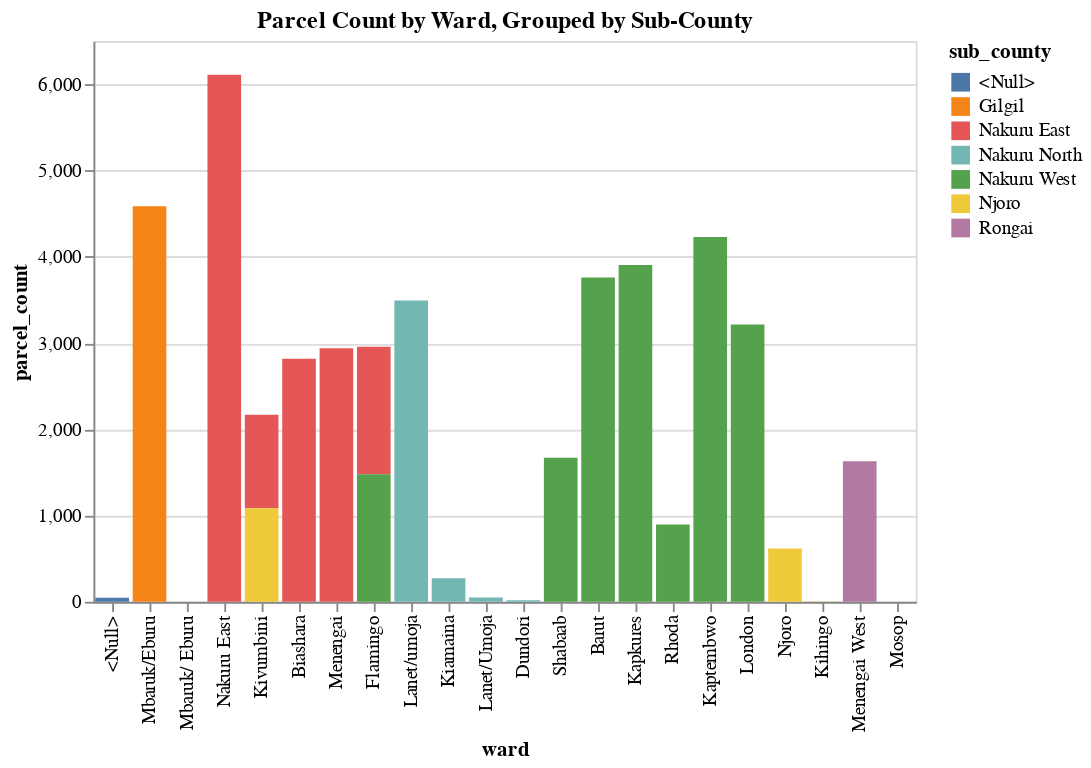

Notebook code cell kept with this figure:
### Code cell
ward_counts = gdf['ward'].value_counts().reset_index()
ward_counts.columns = ['ward', 'parcel_count']

ward_subcounty_mapping = gdf[['ward', 'sub_county']].drop_duplicates()
ward_counts_with_subcounty = ward_counts.merge(ward_subcounty_mapping, on='ward', how='left')
ward_counts_sorted = ward_counts_with_subcounty.sort_values(by='sub_county')


chart = alt.Chart(ward_counts_sorted).mark_bar().encode(
    x=alt.X('ward', sort=alt.EncodingSortField(field='sub_county', order='ascending')),
    y='parcel_count',
    color='sub_county',
    tooltip=['ward', 'parcel_count', 'sub_county']
).properties(
    title='Parcel Count by Ward, Grouped by Sub-County'
)
chart

### Figure 1 — Vega-Lite specification as saved in the notebook (floating-point values rounded to 4 significant figures)
{"config": {"view": {"continuousWidth": 300, "continuousHeight": 300}}, "data": {"name": "data-70ae1e7f48e4d179d6ddb95e057e3389"}, "mark": {"type": "bar"}, "encoding": {"color": {"field": "sub_county", "type": "nominal"}, "tooltip": [{"field": "ward", "type": "nominal"}, {"field": "parcel_count", "type": "quantitative"}, {"field": "sub_county", "type": "nominal"}], "x": {"field": "ward", "sort": {"field": "sub_county", "order": "ascending"}, "type": "nominal"}, "y": {"field": "parcel_count", "type": "quantitative"}}, "title": "Parcel Count by Ward, Grouped by Sub-County", "$schema": "https://vega.github.io/schema/vega-lite/v5.20.1.json", "datasets": {"data-70ae1e7f48e4d179d6ddb95e057e3389": [{"ward": "<Null>", "parcel_count": 46, "sub_county": "<Null>"}, {"ward": "Mbaruk/Eburu", "parcel_count": 4587, "sub_county": "Gilgil"}, {"ward": "Mbaruk/ Eburu", "parcel_count": 1, "sub_county": "Gilgil"}, {"ward": "Nakuru East", "parcel_count": 6111, "sub_county": "Nakuru East"}, {"ward": "Kivumbini", "parcel_count": 1084, "sub_county": "Nakuru East"}, {"ward": "Biashara", "parcel_count": 2818, "sub_county": "Nakuru East"}, {"ward": "Menengai", "parcel_count": 2940, "sub_county": "Nakuru East"}, {"ward": "Flamingo", "parcel_count": 1478, "sub_county": "Nakuru East"}, {"ward": "Lanet/umoja", "parcel_count": 3494, "sub_county": "Nakuru North"}, {"ward": "Kiamaina", "parcel_count": 273, "sub_county": "Nakuru North"}, {"ward": "Lanet/Umoja", "parcel_count": 49, "sub_county": "Nakuru North"}, {"ward": "Dundori", "parcel_count": 17, "sub_county": "Nakuru North"}, {"ward": "Shabaab", "parcel_count": 1671, "sub_county": "Nakuru West"}, {"ward": "Barut", "parcel_count": 3760, "sub_county": "Nakuru West"}, {"ward": "Flamingo", "parcel_count": 1478, "sub_county": "Nakuru West"}, {"ward": "Kapkures", "parcel_count": 3906, "sub_county": "Nakuru West"}, {"ward": "Rhoda", "parcel_count": 895, "sub_county": "Nakuru West"}, {"ward": "Kaptembwo", "parcel_count": 4228, "sub_county": "Nakuru West"}, {"ward": "London", "parcel_count": 3216, "sub_county": "Nakuru West"}, {"ward": "Kivumbini", "parcel_count": 1084, "sub_county": "Njoro"}, {"ward": "Njoro", "parcel_count": 618, "sub_county": "Njoro"}, {"ward": "Kihingo", "parcel_count": 4, "sub_county": "Njoro"}, {"ward": "Menengai West", "parcel_count": 1629, "sub_county": "Rongai"}, {"ward": "Mosop", "parcel_count": 1, "sub_county": "Rongai"}]}}
